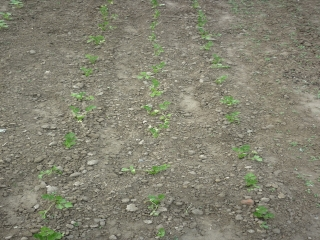
#> input picture CRBD/Images/crop_row_001.JPG, 320 x 240 px; its folder holds only this picture in this run
$ python line_detect.py   (Python 2 division)
#> lines starting #> are read from the running program, lines starting #| are printed output that depends on the picture; after the words box and inside, x2 and y2 are one past the last pixel; in counts of white or black regions, pixels touching at a corner belong together
#!/usr/bin/python

import os
import os.path
import time

import cv2
import numpy as np
import math

### Setup ###
image_data_path = os.path.abspath('../CRBD/Images')
gt_data_path = os.path.abspath('../CRBD/GT data')
image_out_path = os.path.abspath('../img')

NUMBER_OF_STRIPS = 10             # How many strips the image is split into
SUM_THRESH = 2                    # How much green in a strip before it's a plant
DIFF_NOISE_THRESH = 8             # How close can two sections be?

HOUGH_RHO = 5                     # Distance resolution of the accumulator in pixels
HOUGH_ANGLE = math.pi/180         # Angle resolution of the accumulator in radians
HOUGH_THRESH = 6                  # Accumulator threshold parameter. Only those lines are returned that get enough votes

ANGLE_THRESH = math.pi*(30.0/180) # How steep angles the crop rows can be in radians


use_camera = False
#view_all_steps = False
save_images = False
strip_to_save = 3
timing = False


def main():

    if use_camera == False:

        diff_times = []

        for image_name in sorted(os.listdir(image_data_path)):

            start_time = time.time()

            image_path = os.path.join(image_data_path, image_name)

            image_in = cv2.imread(image_path)
#> image_in is the input picture: shape (240, 320, 3); mean B, G, R 113.1, 129.9, 131.3
            crop_lines = crop_row_detect(image_in)

            if timing == False:
                cv2.destroyAllWindows()
                #print(crop_lines)
                cv2.imshow(image_name, cv2.addWeighted(image_in, 1, crop_lines, 1, 0.0))
                #cv2.imshow(image_name, image_in)
                #cv2.imshow("detected lines", crop_lines)

                print('Press any key to continue...')
                while cv2.waitKey(1) < 0:
                    pass


            ### Timing ###
            else:
                diff_times.append(time.time() - start_time)
                mean = 0
                for diff_time in diff_times:
                    mean += diff_time

                #if timing == True:
                #    print('elapsed time = {0}'.format(diff_times[-1]))
                #    print('average time = {0}'.format(1.0 * mean / len(diff_times)))


        ### Display Timing ###
        print('max time = {0}'.format(max(diff_times)))
        print('ave time = {0}'.format(1.0 * mean / len(diff_times)))

        while cv2.waitKey(1) < 0:
            pass

    else:
        capture = cv2.VideoCapture(0)

        while cv2.waitKey(1) < 0:
            _, image_in = capture.read()
            image_out = crop_row_detect(image_in)
            cv2.imshow('webcam crop rows', image_out)

        capture.release()

    cv2.destroyAllWindows()


def crop_row_detect(image_in):

    save_image('0_image_in.jpg', image_in)

    ### Grayscale Transform ###
    image_edit = grayscale_transform(image_in)
    save_image('1_image_gray.jpg', image_edit)

    ### Binarization ###
    _, image_edit = cv2.threshold(image_edit, 0, 255, cv2.THRESH_BINARY | cv2.THRESH_OTSU)
    save_image('2_image_bin.jpg', image_edit)

    ### Stripping ###
    crop_points = strip_process(image_edit)
    save_image('8_crop_points.jpg', crop_points)

    ### Hough Transform ###
    crop_lines = crop_point_hough(crop_points)
    save_image('9_image_hough.jpg', cv2.addWeighted(image_in, 1, crop_lines, 1, 0.0))

    return crop_lines


def save_image(image_name, image_data):
    if save_images == True:
        cv2.imwrite(os.path.join(image_out_path, image_name), image_data)


def grayscale_transform(image_in):
    b, g, r = cv2.split(image_in)
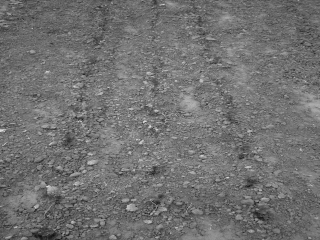
#> b: shape (240, 320); min 12, max 223, mean 113.1
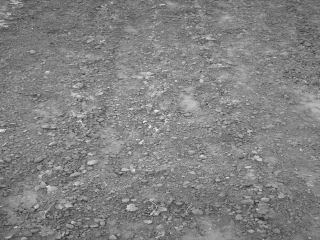
#> g: shape (240, 320); min 43, max 244, mean 129.9
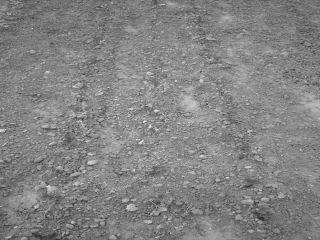
#> r: shape (240, 320); min 40, max 241, mean 131.3
    return 2*g - r - b
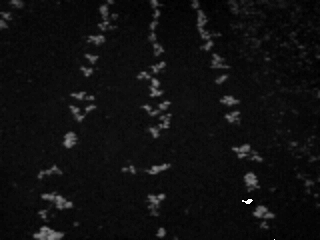
#> returned value: shape (240, 320); min 0, max 255, mean 15.4
#> in crop_row_detect, `_, image_edit = cv2.threshold(image_edit, 0, 255, cv2.THRESH_BINARY | ..`:
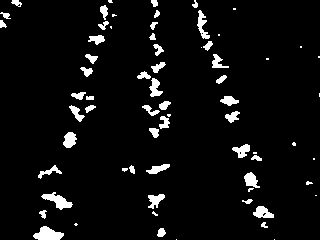
#> image_edit: shape (240, 320); 5.4% white; 68 white regions (22 under 20 px), largest, box (x1, y1, x2, y2) and area: (33, 226, 64, 240) 281, (41, 192, 73, 210) 250, (197, 10, 210, 39) 166


def strip_process(image_edit):

    height = len(image_edit)
#> height = 240
    width = len(image_edit[0])
#> width = 320

    strip_height = height / NUMBER_OF_STRIPS
#> strip_height = 24
    crop_points = np.zeros((height, width), dtype=np.uint8)

    for strip_number in range(NUMBER_OF_STRIPS):
        image_strip = image_edit[(strip_number*strip_height):((strip_number+1)*strip_height-1), :]


        if strip_number == strip_to_save:
            save_image('4_image_strip_4.jpg', image_strip)

        v_sum = [0] * width
        v_thresh = [0] * width
        v_diff = [0] * width
        v_mid = [0] * width

        diff_start = 0
        diff_end = 0
        diff_end_found = True

        for col_number in range(width):

            ### Vertical Sum ###
            v_sum[col_number] = sum(image_strip[:, col_number]) / 255

            ### Threshold ###
            if v_sum[col_number] >= SUM_THRESH:
                v_thresh[col_number] = 1
            else:
                v_thresh[col_number] = 0

            ### Differential with Noise Reduction ###
            if v_thresh[col_number] > v_thresh[col_number - 1]:
                v_diff[col_number] = 1
                if (col_number - diff_end) > DIFF_NOISE_THRESH:
                    diff_start = col_number
                    diff_end_found = False

            elif v_thresh[col_number] < v_thresh[col_number - 1]:
                v_diff[col_number] = -1

                if (col_number - diff_start) > DIFF_NOISE_THRESH:
                    v_mid[diff_start + (col_number-diff_start)/2] = 1
                    diff_end = col_number
                    diff_end_found = True

        if save_images == True:
            if strip_number == strip_to_save:
                print(v_sum)
                print(v_thresh)
                print(v_diff)
                print(v_mid)

        crop_points[(strip_number*strip_height), :] = v_mid
        crop_points *= 255
#> this loop made 10 passes
#> pass 1, in strip_process, `crop_points *= 255`:
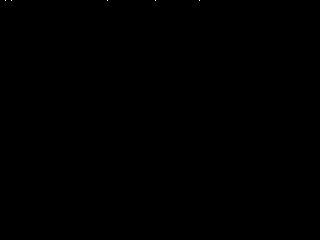
#> crop_points: shape (240, 320); 0.01% white in thin lines or dots, all inside (x1, y1, x2, y2) = (5, 0, 200, 1)
#> pass 2, in strip_process, `image_strip = image_edit[(strip_number*strip_height):((strip_number+1)..`:
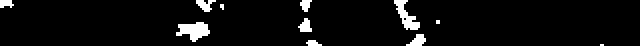
#> image_strip: shape (23, 320) (shown 2 times larger); 5% white; 11 white regions (4 under 20 px), largest, box (x1, y1, x2, y2) and area: (88, 11, 105, 21) 104, (197, 0, 210, 15) 86, (203, 17, 213, 23) 36
#> after the loop: crop_points: shape (240, 320); min 0, max 255, mean 0.1

        #image_edit[(strip_number*strip_height):((strip_number+1)*strip_height-1), :] = image_strip

    return crop_points


def crop_point_hough(crop_points):

    height = len(crop_points)
#> height = 240
    width = len(crop_points[0])
#> width = 320

    #crop_line_data = cv2.HoughLinesP(crop_points, 1, math.pi/180, 2, 10, 10)
    crop_line_data = cv2.HoughLines(crop_points, HOUGH_RHO, HOUGH_ANGLE, HOUGH_THRESH)
#> crop_line_data = [[-190, 2.83], [-155, 3.12], [100, 0.244]]

    crop_lines = np.zeros((height, width, 3), dtype=np.uint8)

#> (the run stopped early here; a loop or call above may not have finished)

$ run again, on CRBD/Images/crop_row_018.JPG
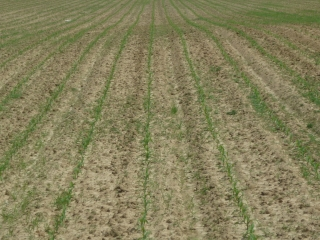
#> input picture CRBD/Images/crop_row_018.JPG, 320 x 240 px
#> in main, image_in is the input picture: shape (240, 320, 3); mean B, G, R 91.7, 128.4, 133.3
#> in crop_row_detect, `_, image_edit = cv2.threshold(image_edit, 0, 255, cv2.THRESH_BINARY | ..`:
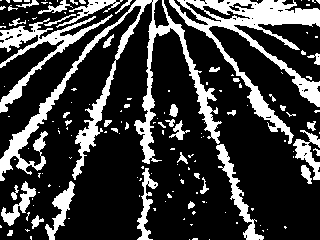
#> image_edit: shape (240, 320); 23.7% white; 151 white regions (107 under 20 px), largest, box (x1, y1, x2, y2) and area: (0, 0, 222, 181) 5711, (169, 0, 320, 144) 4872, (0, 14, 113, 113) 1991
#> in strip_process, `height = len(image_edit)`: height = 240
#> in strip_process, `width = len(image_edit[0])`: width = 320
#> strip_height = 24
#> the loop in strip_process, `for strip_number in range(NUMBER_OF_STRIPS):` made 10 passes
#> pass 2, in strip_process, `image_strip = image_edit[(strip_number*strip_height):((strip_number+1)..`:
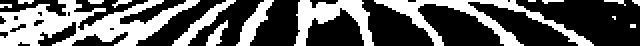
#> image_strip: shape (23, 320) (shown 2 times larger); 37.2% white; 16 white regions (10 under 20 px), largest, box (x1, y1, x2, y2) and area: (0, 0, 100, 23) 1162, (187, 0, 297, 23) 654, (147, 0, 187, 23) 425, (86, 0, 118, 23) 168, (118, 0, 137, 23) 163, (103, 10, 114, 23) 61
#> in crop_point_hough, `height = len(crop_points)`: height = 240
#> in crop_point_hough, `width = len(crop_points[0])`: width = 320
#> crop_line_data = 31 rows, first 8: [95, 1.57], [100, 1.55], [120, 1.57], [145, 1.2], [50, 1.57], [170, 1.57], [155, 1.12], [165, 1.29]

$ run again, on CRBD/Images/crop_row_019.JPG
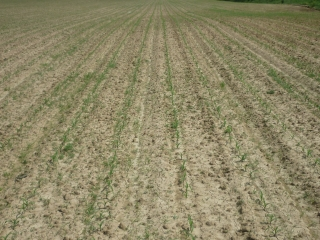
#> input picture CRBD/Images/crop_row_019.JPG, 320 x 240 px
#> in main, image_in is the input picture: shape (240, 320, 3); mean B, G, R 102.4, 135, 141.6
#> image_edit: shape (240, 320); 28.4% white; 317 white regions (239 under 20 px), largest, box (x1, y1, x2, y2) and area: (0, 0, 320, 181) 11745, (82, 11, 160, 234) 2367, (202, 87, 250, 161) 846
#> in strip_process, `height = len(image_edit)`: height = 240
#> in strip_process, `width = len(image_edit[0])`: width = 320
#> strip_height = 24
#> the loop in strip_process, `for strip_number in range(NUMBER_OF_STRIPS):` made 10 passes
#> pass 2, in strip_process, `image_strip = image_edit[(strip_number*strip_height):((strip_number+1)..`:
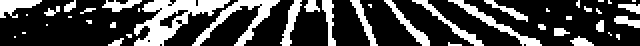
#> image_strip: shape (23, 320) (shown 2 times larger); 26.9% white; 43 white regions (24 under 20 px), largest, box (x1, y1, x2, y2) and area: (67, 0, 115, 23) 467, (96, 0, 140, 23) 268, (224, 0, 271, 23) 166
#> in crop_point_hough, `height = len(crop_points)`: height = 240
#> in crop_point_hough, `width = len(crop_points[0])`: width = 320
#> crop_line_data = 126 rows, first 8: [70, 1.57], [170, 1.57], [25, 1.55], [75, 1.55], [120, 1.57], [80, 1.52], [190, 1.57], [165, 1.59]
